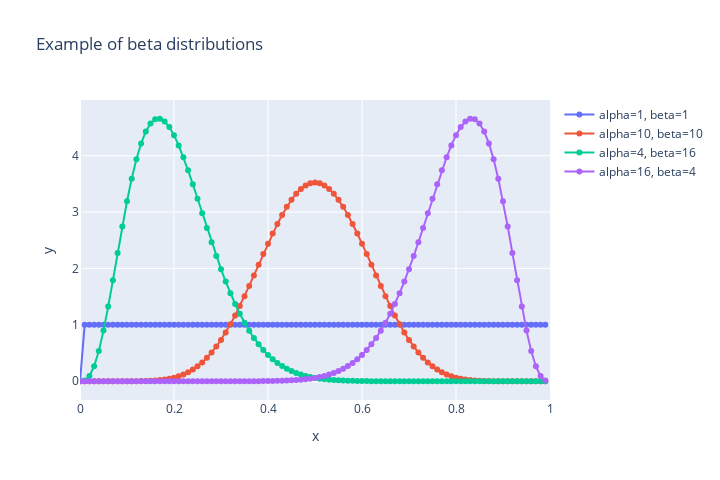

Here is the notebook cell this chart was saved with:
### Code cell
fig = go.Figure()

fig.add_trace(
    go.Scatter(
        x=xs,
        y=[beta_pdf(x, 1, 1) for x in xs],
        mode="lines+markers",
        name="alpha=1, beta=1",
    )
)
fig.add_trace(
    go.Scatter(
        x=xs,
        y=[beta_pdf(x, 10, 10) for x in xs],
        mode="lines+markers",
        name="alpha=10, beta=10",
    )
)
fig.add_trace(
    go.Scatter(
        x=xs,
        y=[beta_pdf(x, 4, 16) for x in xs],
        mode="lines+markers",
        name="alpha=4, beta=16",
    )
)
fig.add_trace(
    go.Scatter(
        x=xs,
        y=[beta_pdf(x, 16, 4) for x in xs],
        mode="lines+markers",
        name="alpha=16, beta=4",
    )
)

fig.update_xaxes(title_text="x", range=[0, 1])
fig.update_yaxes(title_text="y")

fig.update_layout(height=480, width=720, title_text="Example of beta distributions")

fig.show()

### Figure 1 — Plotly figure (JSON) as saved in the notebook; plotly's stock layout.template omitted (floating-point values rounded to 4 significant figures; data arrays with more than 128 entries replaced by an {"elided": "..."} marker saying what was removed)
{"data": [{"mode": "lines+markers", "name": "alpha=1, beta=1", "type": "scatter", "x": {"elided": "200 float values"}, "y": {"elided": "200 int values"}}, {"mode": "lines+markers", "name": "alpha=10, beta=10", "type": "scatter", "x": {"elided": "200 float values"}, "y": {"elided": "200 float values"}}, {"mode": "lines+markers", "name": "alpha=4, beta=16", "type": "scatter", "x": {"elided": "200 float values"}, "y": {"elided": "200 float values"}}, {"mode": "lines+markers", "name": "alpha=16, beta=4", "type": "scatter", "x": {"elided": "200 float values"}, "y": {"elided": "200 float values"}}], "layout": {"height": 480, "title": {"text": "Example of beta distributions"}, "width": 720, "xaxis": {"range": [0, 1], "title": {"text": "x"}, "type": "linear"}, "yaxis": {"autorange": true, "range": [-0.3325, 4.988], "title": {"text": "y"}, "type": "linear"}}}
